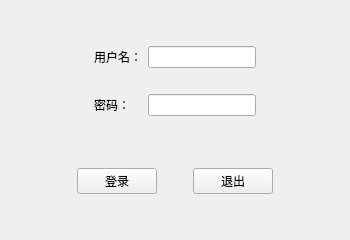
<?xml version="1.0" encoding="UTF-8"?>
<ui version="4.0">
 <class>MainWindow</class>
 <widget class="QMainWindow" name="MainWindow">
  <property name="geometry">
   <rect>
    <x>0</x>
    <y>0</y>
    <width>350</width>
    <height>240</height>
   </rect>
  </property>
  <property name="minimumSize">
   <size>
    <width>350</width>
    <height>240</height>
   </size>
  </property>
  <property name="maximumSize">
   <size>
    <width>350</width>
    <height>240</height>
   </size>
  </property>
  <property name="windowTitle">
   <string>登录窗口</string>
  </property>
  <widget class="QWidget" name="centralWidget">
   <layout class="QVBoxLayout" name="verticalLayout">
    <item>
     <widget class="QWidget" name="widget_4" native="true">
      <property name="sizePolicy">
       <sizepolicy hsizetype="Preferred" vsizetype="Fixed">
        <horstretch>0</horstretch>
        <verstretch>0</verstretch>
       </sizepolicy>
      </property>
      <layout class="QGridLayout" name="gridLayout">
       <item row="0" column="0">
        <spacer name="horizontalSpacer_4">
         <property name="orientation">
          <enum>Qt::Horizontal</enum>
         </property>
         <property name="sizeHint" stdset="0">
          <size>
           <width>40</width>
           <height>20</height>
          </size>
         </property>
        </spacer>
       </item>
       <item row="0" column="3">
        <spacer name="horizontalSpacer_5">
         <property name="orientation">
          <enum>Qt::Horizontal</enum>
         </property>
         <property name="sizeHint" stdset="0">
          <size>
           <width>40</width>
           <height>20</height>
          </size>
         </property>
        </spacer>
       </item>
       <item row="0" column="2">
        <widget class="QLineEdit" name="lineEdit"/>
       </item>
       <item row="2" column="1">
        <widget class="QLabel" name="label_2">
         <property name="text">
          <string>密码：</string>
         </property>
        </widget>
       </item>
       <item row="2" column="2">
        <widget class="QLineEdit" name="lineEdit_2">
         <property name="echoMode">
          <enum>QLineEdit::Password</enum>
         </property>
        </widget>
       </item>
       <item row="0" column="1">
        <widget class="QLabel" name="label">
         <property name="text">
          <string>用户名：</string>
         </property>
        </widget>
       </item>
       <item row="1" column="1">
        <spacer name="verticalSpacer">
         <property name="orientation">
          <enum>Qt::Vertical</enum>
         </property>
         <property name="sizeHint" stdset="0">
          <size>
           <width>20</width>
           <height>20</height>
          </size>
         </property>
        </spacer>
       </item>
      </layout>
      <zorder>label_2</zorder>
      <zorder>lineEdit</zorder>
      <zorder>lineEdit_2</zorder>
      <zorder>label</zorder>
      <zorder>label_2</zorder>
      <zorder>lineEdit</zorder>
      <zorder>lineEdit_2</zorder>
      <zorder>label</zorder>
      <zorder>label_2</zorder>
      <zorder>lineEdit</zorder>
      <zorder>lineEdit_2</zorder>
      <zorder>label</zorder>
      <zorder>horizontalSpacer_4</zorder>
      <zorder>horizontalSpacer_5</zorder>
      <zorder>verticalSpacer</zorder>
     </widget>
    </item>
    <item>
     <widget class="QWidget" name="widget_3" native="true">
      <property name="sizePolicy">
       <sizepolicy hsizetype="Preferred" vsizetype="Fixed">
        <horstretch>0</horstretch>
        <verstretch>0</verstretch>
       </sizepolicy>
      </property>
      <layout class="QHBoxLayout" name="horizontalLayout_3">
       <item>
        <spacer name="horizontalSpacer">
         <property name="orientation">
          <enum>Qt::Horizontal</enum>
         </property>
         <property name="sizeHint" stdset="0">
          <size>
           <width>40</width>
           <height>20</height>
          </size>
         </property>
        </spacer>
       </item>
       <item>
        <widget class="QPushButton" name="pushButton">
         <property name="text">
          <string>登录</string>
         </property>
        </widget>
       </item>
       <item>
        <spacer name="horizontalSpacer_3">
         <property name="orientation">
          <enum>Qt::Horizontal</enum>
         </property>
         <property name="sizeType">
          <enum>QSizePolicy::Fixed</enum>
         </property>
         <property name="sizeHint" stdset="0">
          <size>
           <width>30</width>
           <height>20</height>
          </size>
         </property>
        </spacer>
       </item>
       <item>
        <widget class="QPushButton" name="pushButton_2">
         <property name="text">
          <string>退出</string>
         </property>
        </widget>
       </item>
       <item>
        <spacer name="horizontalSpacer_2">
         <property name="orientation">
          <enum>Qt::Horizontal</enum>
         </property>
         <property name="sizeHint" stdset="0">
          <size>
           <width>40</width>
           <height>20</height>
          </size>
         </property>
        </spacer>
       </item>
      </layout>
     </widget>
    </item>
   </layout>
  </widget>
 </widget>
 <layoutdefault spacing="6" margin="11"/>
 <resources/>
 <connections/>
</ui>
